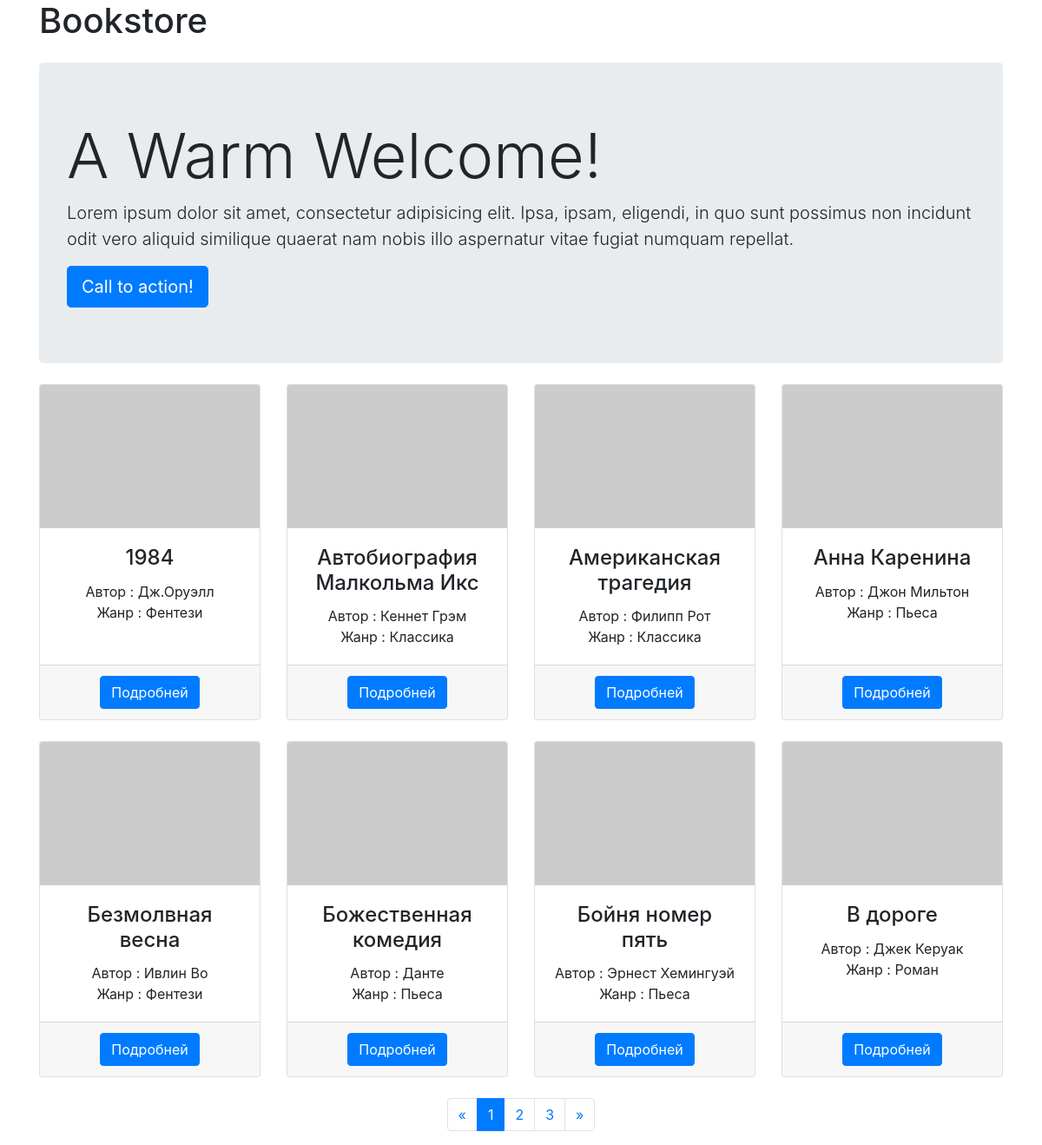
The page / on the database its author committed.
### tables this page shows
CREATE TABLE `book` (
  `id` int(10) unsigned NOT NULL AUTO_INCREMENT,
  `title` varchar(45) NOT NULL,
  `author_id` int(10) unsigned NOT NULL,
  `genre_id` int(10) unsigned DEFAULT NULL,
  PRIMARY KEY (`id`)
);

CREATE TABLE `author` (
  `id` int(11) NOT NULL,
  `name` varchar(255) DEFAULT NULL,
  PRIMARY KEY (`id`)
);

CREATE TABLE `genre` (
  `id` int(10) unsigned NOT NULL AUTO_INCREMENT,
  `name` varchar(45) NOT NULL,
  PRIMARY KEY (`id`)
);

### index.php (the view, shortened to what this page needs)
<?php
require 'functions.php';
$books = getBooks();
?>
<!doctype html>
<html lang="en">
<head>
    <link rel="stylesheet" href="https://stackpath.bootstrapcdn.com/bootstrap/4.4.1/css/bootstrap.min.css"
>
</head>
<body>
<div class="container">
    <h1>Bookstore</h1>
    <header class="jumbotron my-4">
        <h1 class="display-3">A Warm Welcome!</h1>
        <p class="lead">Lorem ipsum dolor sit amet, consectetur adipisicing elit. Ipsa, ipsam, eligendi, in quo sunt possimus non incidunt odit vero aliquid similique quaerat nam nobis illo aspernatur vitae fugiat numquam repellat.</p>
        <a href="#" class="btn btn-primary btn-lg">Call to action!</a>
    </header>
    <div class="row text-center">
        <?php foreach ($books as $item) : ?>
        <div class="col-lg-3 col-md-6 mb-4">
            <div class="card h-100">
                <img class="card-img-top" src="http://placehold.it/500x325" alt="">
                <div class="card-body">
                    <h4 class="card-title"><?php echo $item['title'] ?></h4>
                    <p class="card-text mb-0">Автор : <?php echo $item['author'] ?></p>
                    <p class="card-text">Жанр : <?php echo $item['genre'] ?></p>
                </div>
                <div class="card-footer">
                    <a href="./page.php?book_id=<?php echo $item['book_id']; ?>" class="btn btn-primary">Подробней</a>
                </div>
            </div>
        </div>
        <?php endforeach; ?>
    </div>
    <?php echo pagination() ?>
</div>
</body>
</html>

### functions.php (shortened to what this page needs)
<?php
function getPDO()
{
    $options = [
        PDO::ATTR_ERRMODE => PDO::ERRMODE_EXCEPTION,
    ];
    $pdo = new PDO("mysql:dbname=bookstore;host=127.0.0.1;charset=utf8mb4;", 'root', '', $options);
    return $pdo;
}
function getBooks() : array
{
    $page = getPageNumber();
    $offset = ($page - 1) * ITEMS_PER_PAGE;
    $query = "SELECT b.id book_id, b.title, a.name author, g.name genre FROM book b
            left join author a ON a.id = b.author_id
            left join genre g On g.id = b.genre_id
            ORDER BY b.title
            LIMIT $offset,8";
    $pdo = getPDO();
    $result = $pdo->query($query);
    $result->setFetchMode(PDO::FETCH_ASSOC);
    return $result->fetchAll();
}
function getPageNumber() : int {
    $page = $_GET['page'] ?? 1;
    $total = getTotalPage();
    return $page;
}
function pagination(){
    $buttons = "";
    $page = getPageNumber();
    $pageCount = getTotalPage();
    $startPos = $page;
    $endPos = $page;
    for ($i = 0; $i < 2; $i++){
        if ($startPos === 1) {
            break;
        }
        $startPos--;
    }
    for ($i = 0; $i < 2; $i++){
        $endPos++;
    }
    for ($i=$startPos; $i <= $endPos; $i++){
        $active = $page === $i ? 'active' : '';
        $buttons .= "<li class=\"page-item $active\"><a class=\"page-link\" href=\"?page=$i\">$i</a></li>";
    }
    return <<<PAGE
<nav aria-label="Page navigation example">
        <ul class="pagination justify-content-center">
            <li class="page-item">
                <a class="page-link" href="?page=1" aria-label="Previous">
                    <span aria-hidden="true">&laquo;</span>
                    <span class="sr-only">Previous</span>
                </a>
            </li>
            $buttons
            <li class="page-item">
                <a class="page-link" href="?page=$pageCount" aria-label="Next">
                    <span aria-hidden="true">&raquo;</span>
                    <span class="sr-only">Next</span>
                </a>
            </li>
        </ul>
    </nav>
PAGE;
}
function getTotalPage() : int {
    static $count;
    if ($count === null) {
        $sql = 'SELECT COUNT(1) FROM book';
        $pdo = getPDO();
        $stmp = $pdo->query($sql);
        $total = $stmp->fetch(PDO::FETCH_COLUMN);
        $count = ceil($total / ITEMS_PER_PAGE);
        return $count;
    }
    return $count;
}

### rows shown on the page
book: title "1984", author.name "Дж.Оруэлл", genre.name "Фентези"
book: title "Автобиография Малкольма Икс", author.name "Кеннет Грэм", genre.name "Классика"
book: title "Американская трагедия", author.name "Филипп Рот", genre.name "Классика"
book: title "Анна Каренина", author.name "Джон Мильтон", genre.name "Пьеса"
book: title "Безмолвная весна", author.name "Ивлин Во", genre.name "Фентези"
book: title "Божественная комедия", author.name "Данте", genre.name "Пьеса"
book: title "Бойня номер пять", author.name "Эрнест Хемингуэй", genre.name "Пьеса"
book: title "В дороге", author.name "Джек Керуак", genre.name "Роман"
